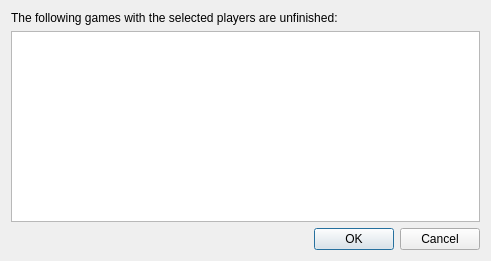
<?xml version="1.0" encoding="UTF-8"?>
<ui version="4.0">
 <class>ChooseUnfinishedGameDialog</class>
 <widget class="QDialog" name="ChooseUnfinishedGameDialog">
  <property name="geometry">
   <rect>
    <x>0</x>
    <y>0</y>
    <width>491</width>
    <height>261</height>
   </rect>
  </property>
  <property name="windowTitle">
   <string>Dialog</string>
  </property>
  <layout class="QVBoxLayout" name="verticalLayout">
   <item>
    <widget class="QLabel" name="label">
     <property name="text">
      <string>The following games with the selected players are unfinished:</string>
     </property>
    </widget>
   </item>
   <item>
    <widget class="QListWidget" name="listWidget"/>
   </item>
   <item>
    <widget class="QDialogButtonBox" name="buttonBox">
     <property name="orientation">
      <enum>Qt::Horizontal</enum>
     </property>
     <property name="standardButtons">
      <set>QDialogButtonBox::Cancel|QDialogButtonBox::Ok</set>
     </property>
    </widget>
   </item>
  </layout>
 </widget>
 <resources/>
 <connections>
  <connection>
   <sender>buttonBox</sender>
   <signal>accepted()</signal>
   <receiver>ChooseUnfinishedGameDialog</receiver>
   <slot>accept()</slot>
   <hints>
    <hint type="sourcelabel">
     <x>248</x>
     <y>254</y>
    </hint>
    <hint type="destinationlabel">
     <x>157</x>
     <y>274</y>
    </hint>
   </hints>
  </connection>
  <connection>
   <sender>buttonBox</sender>
   <signal>rejected()</signal>
   <receiver>ChooseUnfinishedGameDialog</receiver>
   <slot>reject()</slot>
   <hints>
    <hint type="sourcelabel">
     <x>316</x>
     <y>260</y>
    </hint>
    <hint type="destinationlabel">
     <x>286</x>
     <y>274</y>
    </hint>
   </hints>
  </connection>
 </connections>
</ui>
